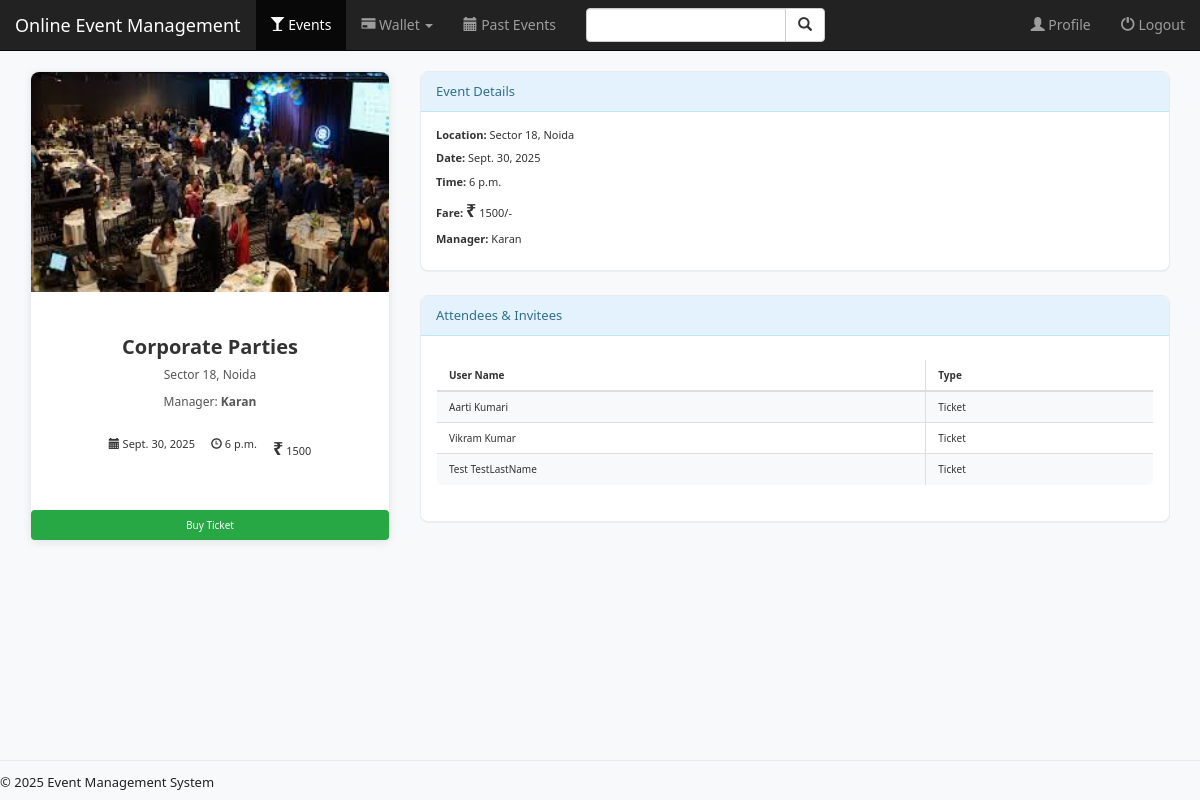
Page /event/detail/1/ (signed in) on the earlier database version.
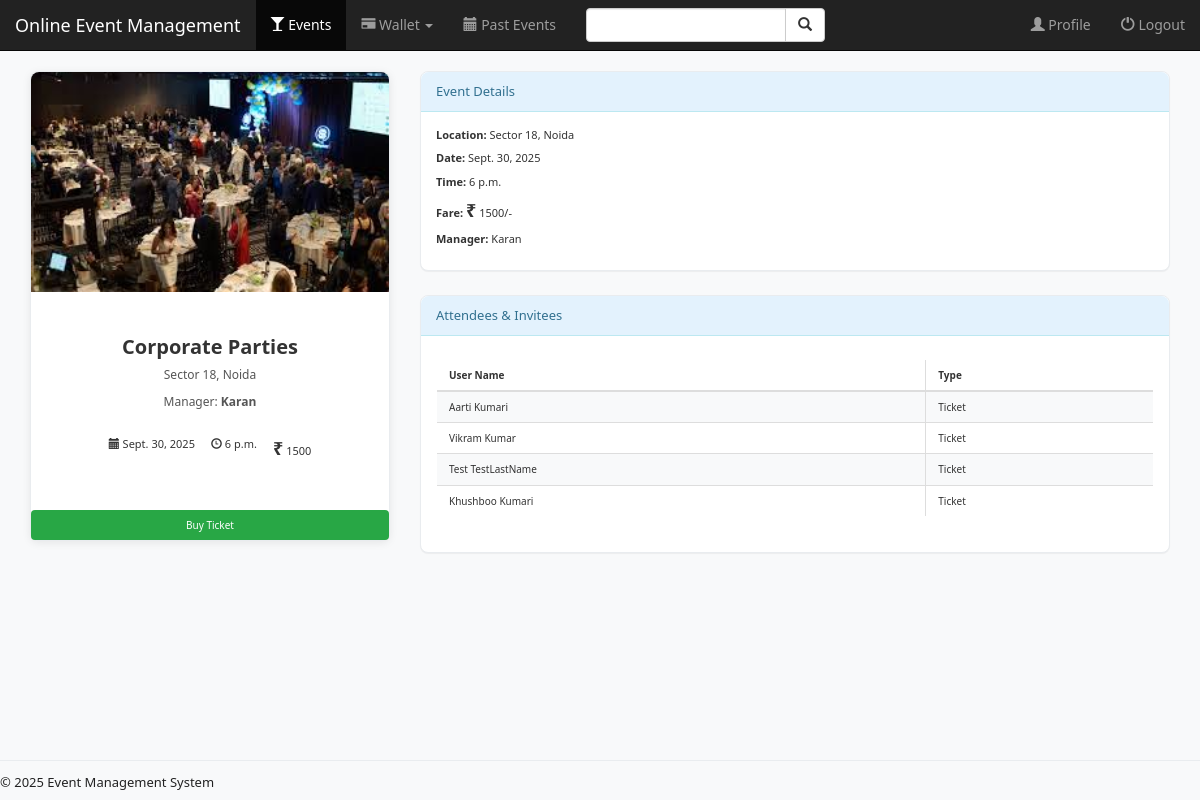
Same page on the later database version.
### event/models.py (models this page shows, shortened)
class Ticket(models.Model):
    attendee = models.ForeignKey(User, on_delete=models.CASCADE)
    event = models.ForeignKey(Event, on_delete=models.CASCADE)
    flag = models.BooleanField(null=False)

### event/views.py (the view)
# urls.py: re_path(r'^detail/(?P<pk>[0-9]+)/$', views.detail, name='detail'),
def detail(request, pk):
    if not request.user.is_authenticated:
        return render(request, 'event/login.html')
    user = request.user
    event = get_object_or_404(Event, pk=pk)
    tickets = Ticket.objects.filter(event=event)
    return render(request, 'event/detail.html', {'event': event, 'user': user, 'tickets': tickets})

### event/templates/event/detail.html (shortened to what this page needs)
{% extends 'event/base.html' %}
{% load static %}
{% block events_active %}active{% endblock %}
{% block body %}
<div class="container event-detail">
  <div class="row">
    <div class="col-md-4">
      <div class="card event-card d-flex flex-column" style="height:100%;">
        <div class="event-image-top">
          {% if event.image %}
            <img src="{{ event.image.url }}" class="card-img-top img-responsive event-card-img" alt="{{ event.name }}">
          {% else %}
            <img src="{% static 'event/images/default_event.jpg' %}" class="card-img-top img-responsive event-card-img" alt="Event Image">
          {% endif %}
        </div>
        <div class="card-body text-center" style="flex:1; display:flex; flex-direction:column; justify-content:flex-start;">
          <h2 class="card-title event-card-title">{{ event.name }}</h2>
          <p class="card-text event-card-location">{{ event.location }}</p>
          <p class="card-text event-card-manager">Manager: <strong>{{ event.manager.first_name }}</strong></p>
          <div class="info-bar event-info-bar">
            <span title="Date"><i class="glyphicon glyphicon-calendar"></i> {{ event.date }}</span>
            <span title="Time"><i class="glyphicon glyphicon-time"></i> {{ event.time }}</span>
            <span title="Fare"><span class="event-inr">&#8377;</span> {{ event.fare }}</span>
          </div>
          <div style="height:32px;"></div>
          <div class="btn-group btn-group-justified event-action-group" role="group" style="margin-top:auto;">
            {% if event.manager.id == request.user.id %}
              <a href="{% url 'event:update_event' event.id %}" class="btn btn-info event-btn-update" title="Update Event"><i class="glyphicon glyphicon-edit"></i> Update</a>
              <a href="{% url 'event:invite_users' event.id %}" class="btn btn-warning event-btn-invite" title="Send Invitations"><i class="glyphicon glyphicon-envelope"></i> Invite</a>
            {% else %}
              <a href="{% url 'event:buy_ticket' event.id %}" class="btn btn-success event-btn-buy" title="Buy Ticket">Buy Ticket</a>
            {% endif %}
          </div>
        </div>
      </div>
    </div>
    <div class="col-md-8">
      <div class="panel panel-info event-panel-details">
        <div class="panel-heading event-panel-heading">Event Details</div>
        <div class="panel-body">
          <div class="event-detail-row"><strong>Location:</strong> {{ event.location }}</div>
          <div class="event-detail-row"><strong>Date:</strong> {{ event.date }}</div>
          <div class="event-detail-row"><strong>Time:</strong> {{ event.time }}</div>
          <div class="event-detail-row"><strong>Fare:</strong> <span class="event-inr">&#8377;</span> {{ event.fare }}/-</div>
          <div class="event-detail-row"><strong>Manager:</strong> {{ event.manager.first_name }}</div>
        </div>
      </div>
      <div class="panel panel-info event-panel-attendees">
        <div class="panel-heading event-panel-heading">Attendees & Invitees</div>
        <div class="panel-body">
          {% if tickets %}
            <table class="table table-striped table-bordered event-table">
              <thead>
                <tr>
                  <th>User Name</th>
                  <th>Type</th>
                </tr>
              </thead>
              <tbody>
                {% for ticket in tickets %}
                  <tr>
                    <td>{{ ticket.attendee.first_name }} {{ ticket.attendee.last_name }}</td>
                    <td>{% if ticket.flag %}Ticket{% else %}Invitation{% endif %}</td>
                  </tr>
                {% endfor %}
              </tbody>
            </table>
          {% else %}
            <p>No attendees yet.</p>
          {% endif %}
        </div>
      </div>
    </div>
  </div>
</div>
{% endblock %}

Differences in the rows shown:
added Ticket: attendee.first_name "Khushboo", attendee.last_name "Kumari", flag "Ticket"
